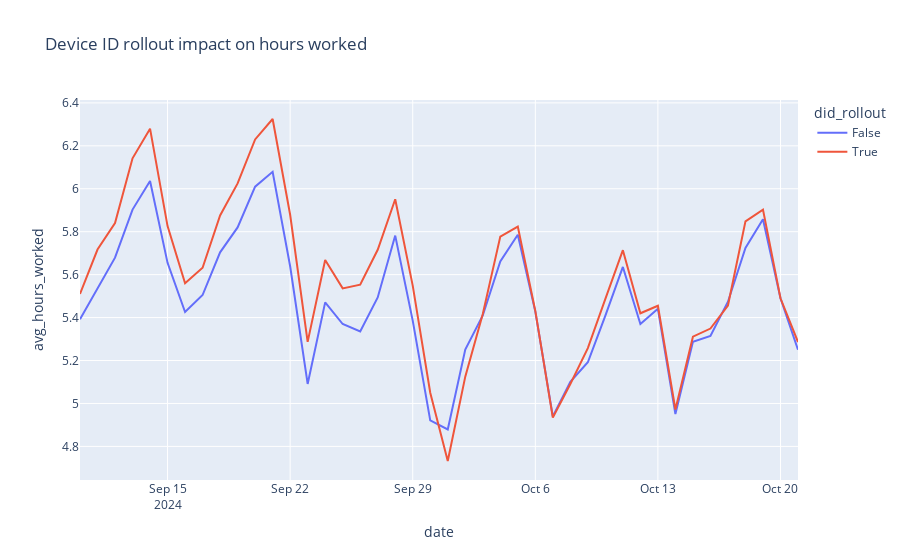

The notebook cell saved with this chart:
### Code cell
fig = px.line(df_riders_did_grp, x="date", y="avg_hours_worked", color="did_rollout", title='Device ID rollout impact on hours worked')
fig.show()

### Figure 1 — Plotly figure (JSON) as saved in the notebook; plotly's stock layout.template omitted (floating-point values rounded to 4 significant figures)
{"data": [{"hovertemplate": "did_rollout=False<br>date=%{x}<br>avg_hours_worked=%{y}<extra></extra>", "legendgroup": "False", "line": {"color": "#636efa", "dash": "solid"}, "marker": {"symbol": "circle"}, "mode": "lines", "name": "False", "orientation": "v", "showlegend": true, "type": "scatter", "x": ["2024-09-10", "2024-09-11", "2024-09-12", "2024-09-13", "2024-09-14", "2024-09-15", "2024-09-16", "2024-09-17", "2024-09-18", "2024-09-19", "2024-09-20", "2024-09-21", "2024-09-22", "2024-09-23", "2024-09-24", "2024-09-25", "2024-09-26", "2024-09-27", "2024-09-28", "2024-09-29", "2024-09-30", "2024-10-01", "2024-10-02", "2024-10-03", "2024-10-04", "2024-10-05", "2024-10-06", "2024-10-07", "2024-10-08", "2024-10-09", "2024-10-10", "2024-10-11", "2024-10-12", "2024-10-13", "2024-10-14", "2024-10-15", "2024-10-16", "2024-10-17", "2024-10-18", "2024-10-19", "2024-10-20", "2024-10-21"], "xaxis": "x", "y": [5.392, 5.535, 5.679, 5.903, 6.036, 5.655, 5.426, 5.505, 5.704, 5.82, 6.01, 6.079, 5.639, 5.091, 5.471, 5.37, 5.335, 5.494, 5.782, 5.386, 4.921, 4.879, 5.251, 5.41, 5.662, 5.786, 5.428, 4.94, 5.101, 5.192, 5.409, 5.636, 5.37, 5.441, 4.951, 5.287, 5.315, 5.474, 5.724, 5.858, 5.49, 5.25], "yaxis": "y"}, {"hovertemplate": "did_rollout=True<br>date=%{x}<br>avg_hours_worked=%{y}<extra></extra>", "legendgroup": "True", "line": {"color": "#EF553B", "dash": "solid"}, "marker": {"symbol": "circle"}, "mode": "lines", "name": "True", "orientation": "v", "showlegend": true, "type": "scatter", "x": ["2024-09-10", "2024-09-11", "2024-09-12", "2024-09-13", "2024-09-14", "2024-09-15", "2024-09-16", "2024-09-17", "2024-09-18", "2024-09-19", "2024-09-20", "2024-09-21", "2024-09-22", "2024-09-23", "2024-09-24", "2024-09-25", "2024-09-26", "2024-09-27", "2024-09-28", "2024-09-29", "2024-09-30", "2024-10-01", "2024-10-02", "2024-10-03", "2024-10-04", "2024-10-05", "2024-10-06", "2024-10-07", "2024-10-08", "2024-10-09", "2024-10-10", "2024-10-11", "2024-10-12", "2024-10-13", "2024-10-14", "2024-10-15", "2024-10-16", "2024-10-17", "2024-10-18", "2024-10-19", "2024-10-20", "2024-10-21"], "xaxis": "x", "y": [5.51, 5.717, 5.84, 6.142, 6.28, 5.826, 5.56, 5.632, 5.876, 6.025, 6.23, 6.325, 5.879, 5.287, 5.668, 5.536, 5.553, 5.716, 5.951, 5.549, 5.05, 4.732, 5.125, 5.417, 5.777, 5.824, 5.431, 4.934, 5.091, 5.258, 5.487, 5.714, 5.42, 5.455, 4.972, 5.311, 5.349, 5.456, 5.848, 5.903, 5.49, 5.286], "yaxis": "y"}], "layout": {"legend": {"title": {"text": "did_rollout"}, "tracegroupgap": 0}, "title": {"text": "Device ID rollout impact on hours worked"}, "xaxis": {"anchor": "y", "domain": [0, 1], "title": {"text": "date"}}, "yaxis": {"anchor": "x", "domain": [0, 1], "title": {"text": "avg_hours_worked"}}}}
